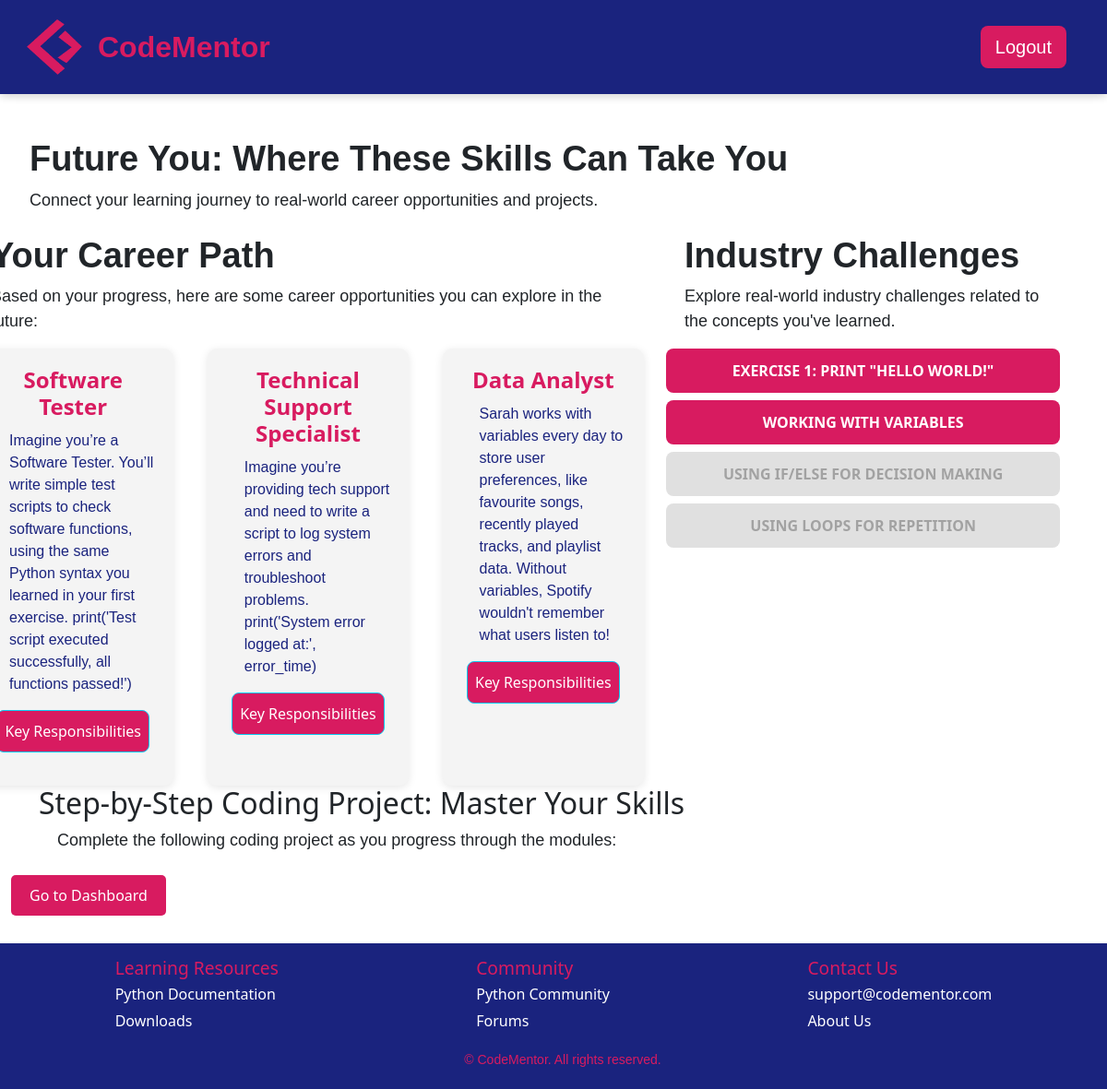
Page /future_you (signed in) on the earlier database version.
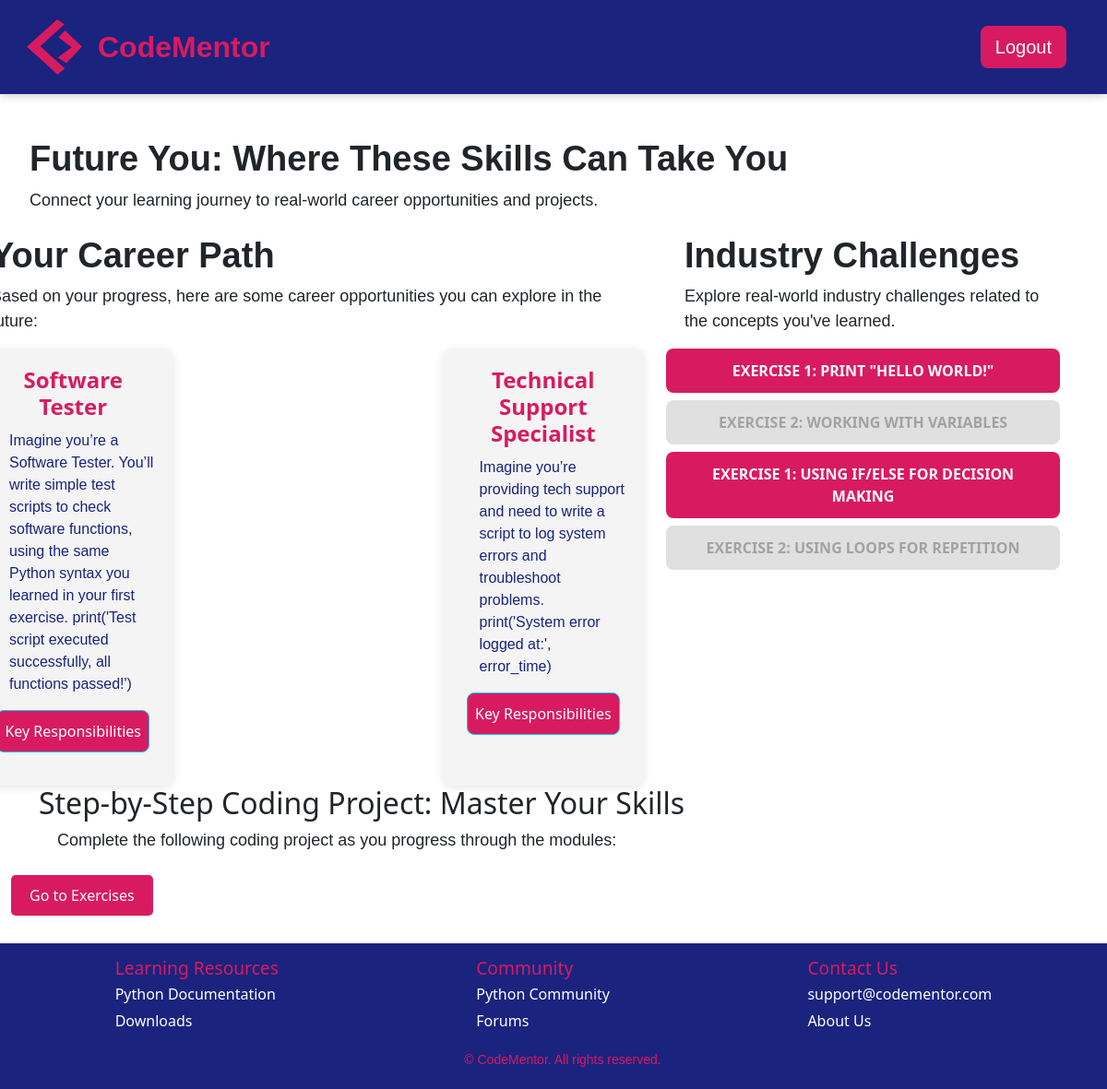
Same page on the later database version.
### app.py (models this page shows, shortened)
class CareerSuggestions(db.Model):
    CSid = db.Column(db.Integer, primary_key=True)
    title = db.Column(db.String(100), nullable=False)
    description = db.Column(db.Text, nullable=False)
    exerciseid = db.Column(db.Integer, db.ForeignKey('exercise.exerciseid'), nullable=True)  # Link to Exercise table
    keyresponsibilities = db.Column(db.Text, nullable=True)
    exercise = db.relationship('Exercise', backref='career_suggestions', lazy=True)  # Access career suggestions from exercise

class Exercise(db.Model):
    exerciseid = db.Column(db.Integer, primary_key=True)
    moduleid = db.Column(db.Integer, db.ForeignKey('module.moduleid'), nullable=False)
    title = db.Column(db.String(100), nullable=False)
    description = db.Column(db.Text, nullable=False)
    user_progress = db.relationship('UserExerciseProgress', backref='exercise', lazy=True)

### app.py (the view)
@app.route('/future_you', methods=['GET', 'POST'])
@login_required
def future_you():
    userid = current_user.userid  # Assuming `userid` is the primary key for the User model
    user_module_progress = UserModuleProgress.query.filter_by(userid=userid).first()
    if user_module_progress:
        current_module_id = user_module_progress.moduleid
    else:
        current_module_id = None  # Or handle if the user has no progress
    second_exercise_completed = check_if_second_exercise_completed(userid, current_module_id)
    exercises = Exercise.query.all()
    completed_exercises = UserExerciseProgress.query.filter_by(userid=userid).all()
    career_suggestions = []
    seen_exercise_ids = set()  # To avoid duplicate suggestions
    for completed_exercise in completed_exercises:
        exercise = Exercise.query.get(completed_exercise.exerciseid)
        if exercise and exercise.moduleid == current_module_id and completed_exercise.status == 'completed' and completed_exercise.exerciseid not in seen_exercise_ids:
            suggestions = CareerSuggestions.query.filter_by(exerciseid=exercise.exerciseid).all()
            career_suggestions.extend(suggestions)  # Add the career suggestions for this exercise
            seen_exercise_ids.add(completed_exercise.exerciseid)  # Track this exercise as processed
    completed_exercises = UserExerciseProgress.query.filter_by(userid=userid, status='completed').all()
    completed_exercise_ids = {ex.exerciseid for ex in completed_exercises}
    exercises_with_status = []
    for exercise in exercises:
        exercises_with_status.append({
            'exerciseid': exercise.exerciseid,
            'title': exercise.title,
            'is_completed': exercise.exerciseid in completed_exercise_ids  # Enable if completed
        })
    if request.method == 'POST':
        if second_exercise_completed:
            return redirect(url_for('dashboard'))
        else:
            return redirect(url_for('exercises', module_id=current_module_id))
    return render_template('future_you.html',
                           second_exercise_completed=second_exercise_completed,
                           career_suggestions=career_suggestions,
                           exercises_with_status=exercises_with_status)

### app.py (called while the page is built)
@login_manager.user_loader
def load_user(userid):
    return User.query.get(int(userid))

def check_if_second_exercise_completed(userid, module_id):
    second_exercise = Exercise.query.filter_by(moduleid=module_id).order_by(Exercise.exerciseid).offset(1).first()  # This grabs the second exercise based on the module
    if second_exercise:
        user_progress = UserExerciseProgress.query.filter_by(userid=userid, exerciseid=second_exercise.exerciseid).first()
        return user_progress is not None and user_progress.status == 'completed'
    return False

### templates/future_you.html (shortened to what this page needs)
{% extends 'base.html' %}
{% block content %}
    <div class="intro">
        <h1>Future You: Where These Skills Can Take You</h1>
        <p>Connect your learning journey to real-world career opportunities and projects.</p>
    </div>
<section class="future-you-section">
    <div class="container mt-4">
        <div class="row">
            <div class="col-md-8">
                <h1 class="text-left">Your Career Path</h1>
                <p class="text-left">Based on your progress, here are some career opportunities you can explore in the future:</p>
                <div class="career-path-boxes-container">
                    {% if career_suggestions %}
                    <div class="career-paths-container">
                        {% for career in career_suggestions %}
                            <div class="career-path-box">
                                <h3 class="career-title">{{ career.title }}</h3>
                                <p class="career-description">{{ career.description }}</p>
                                <button class="btn btn-info learn-more-btn" data-csid="{{ career.CSid }}">Key Responsibilities</button>
                            </div>
                        {% endfor %}
                    </div>
                    {% else %}
                        <p>No career suggestions available for this module yet.</p>
                    {% endif %}
                </div>
            </div>
            <div class="col-md-4">
                <div class="industry-challenges">
                    <h1>Industry Challenges</h1>
                    <p>Explore real-world industry challenges related to the concepts you've learned.</p>
                    <div class="d-grid gap-2">
                        {% for exercise in exercises_with_status %}
                            <button class="industry btn-primary"
                                {% if not exercise.is_completed %} disabled {% endif %}
                                    data-url="{{ url_for('industry_challenges', exercise_id=exercise.exerciseid) }}">
                                {{ exercise.title }}
                            </button>
                        {% endfor %}
                    </div>
                </div>
            </div>
        </div>
        <h2>Step-by-Step Coding Project: Master Your Skills</h2>
        <p>Complete the following coding project as you progress through the modules:</p>
    </div>
    {% if second_exercise_completed %}
        <form method="POST">
            <button type="submit" class="btn btn-custom">Go to Dashboard</button>
        </form>
    {% else %}
        <form method="POST">
            <button type="submit" class="btn btn-custom">Go to Exercises</button>
        </form>
    {% endif %}
</section>
{% endblock %}

### templates/base.html (shortened to what this page needs)
<!DOCTYPE html>
<html lang="en">
<head>
    <link rel="stylesheet" href="https://cdn.jsdelivr.net/npm/bootstrap@5.3.3/dist/css/bootstrap.min.css">
    <link rel="stylesheet" type="text/css" href="/static/css/styles.css">
    <link rel="stylesheet" href="https://cdnjs.cloudflare.com/ajax/libs/font-awesome/6.0.0-beta3/css/all.min.css">
</head>
<body>
    <header>
      <nav class="navbar navbar-expand-lg">
          <div class="container-fluid">
              <div class="logo-container d-flex align-items-center">
                  <svg width="20" height="20" viewBox="0 0 100 100"></svg>
                  <a class="navbar-brand" href="{{ url_for('home') }}">
                      <img src="/static/images/CMLogo.png" alt="CodeMentor Logo" class="logo-image">
                  </a>
                  <span class="logo-text">CodeMentor</span>
              </div>
              <div class="collapse navbar-collapse" id="navbarContent">
                <ul class="navbar-nav ms-auto d-flex gap-2">
                    {% if current_user.is_authenticated %}
                        {% if request.endpoint == 'exercises' %}
                            <li class="nav-item">
                              <a href="{{ url_for('dashboard') }}" class="btn btn-link back-arrow-btn">
                                  <i class="fas fa-arrow-left"></i>
                              </a>
                          </li>
                        {% else %}
                            <li class="nav-item">
                                <a href="{{ url_for('logout') }}" class="btn custom-btn-primary btn-lg">Logout</a>
                            </li>
                        {% endif %}
                    {% endif %}
                </ul>
              </div>
          </div>
      </nav>
    </header>
    <main class="container-fluid flex-grow-1">
        {% block content %}{% endblock %}
    </main>
    <div id="scroll-indicator" class="scroll-indicator">
    </div>
{% if request.endpoint not in ["login", "register", "dashboard", "exercises"] %}
<footer class="footer">
    <div class="footer-content">
      <div class="footer-section">
        <h3>Learning Resources</h3>
        <ul>
          <li><a href="https://www.python.org/doc/">Python Documentation</a></li>
          <li><a href="https://www.python.org/downloads/">Downloads</a></li>
        </ul>
      </div>
      <div class="footer-section">
        <h3>Community</h3>
        <ul>
          <li><a href="https://www.python.org/community/">Python Community</a></li>
          <li><a href="https://www.python.org/community/forums/">Forums</a></li>
        </ul>
      </div>
      <div class="footer-section">
        <h3>Contact Us</h3>
        <ul>
          <li><a href="mailto:support@codementor.com">support@codementor.com</a></li>
          <li><a href="https://codementor.com/about">About Us</a></li>
        </ul>
      </div>
    </div>
    <div class="footer-bottom">
      <p>&copy; {{ year }} CodeMentor. All rights reserved.</p>
    </div>
</footer>
{% endif %}
</body>
</html>

### static/css/styles.css (style rules this page uses)
header { box-shadow: 0 2px 10px rgba(0, 0, 0, 0.1); position: fixed; top: 0; width: 100%; z-index: 1000; }
body, html { margin: 0; padding: 0; height: 100%; }
body { display: flex; flex-direction: column; height: 100%; }
main { flex: 1; margin-top: 200px; }
h1 { font-weight: bold; font-size: 38px; font-family: Verdana, Geneva, Tahoma, sans-serif; margin-left: 20px; }
p { font-size: 18px; font-family: Verdana, Geneva, Tahoma, sans-serif; margin-left: 20px; }
.navbar { background: #1a237e; padding: 1rem 2rem; box-shadow: 0 2px 10px rgba(0,0,0,0.1); }
.logo-image { width: 60px; height: 60px; }
.logo-text { font-family: Verdana, Geneva, Tahoma, sans-serif; font-weight: bold; font-size: 32px; color: #D81B60; margin-left: 1px; display: inline-block; }
.logo-container { margin-left: -35px; }
.custom-btn-primary { background-color: #D81B60 !important; color: white !important; border: none !important; font-family: Verdana, Geneva, Tahoma, sans-serif; }
.navbar-nav { display: flex; flex-direction: row; gap: 15px; align-items: center; justify-content: flex-end; }
.scroll-indicator { position: fixed; bottom: 20px; left: 50%; transform: translateX(-50%); font-size: 2rem; color: #D81B60; cursor: pointer; animation: bounce 1.5s infinite; display: none; }
.footer { background-color: #1a237e; color: #ffffff; padding: 5px 20px; position: relative; width: 100%; margin-top: 30px; }
.footer-content { display: flex; justify-content: space-around; flex-wrap: wrap; gap: 5px; padding: 10px 0; }
.footer-section h3 { color: #D81B60; font-size: 1.2rem; margin-bottom: 5px; }
.footer-section ul { list-style: none; padding: 0; margin: 0; }
.footer-section ul li { margin-bottom: 5px; }
.footer-section ul li a { text-decoration: none; color: #ffffff; font-size: 1rem; }
.footer-bottom { text-align: center; margin-top: 5px; color: #D81B60; }
body, html { height: 100%; margin: 0; display: flex; flex-direction: column; }
.footer-bottom p { font-size: 14px; }
.intro { margin-top: -50px; padding-top: 0; margin-bottom: 20px; }
.col-md-8 { margin-left: -80px; padding-left: 20px; }
.industry-challenges { width: 120%; max-width: 500px; }
.career-paths-container { display: flex; flex-wrap: wrap; gap: 20px; justify-content: space-between; }
.career-path-box { background-color: #f4f4f4; padding: 20px; width: 30%; border-radius: 10px; box-shadow: 0 2px 10px rgba(0, 0, 0, 0.1); transition: transform 0.3s ease-in-out; text-align: center; }
.career-title { font-size: 1.5rem; font-weight: bold; color: #D81B60; text-decoration: none; }
.career-description { font-size: 1rem; color: #1a237e; margin-top: 10px; text-align: left; }
.btn-custom { background-color: #D81B60 !important; color: white; padding: 10px 20px; border: none; border-radius: 5px; font-size: 1rem; }
.learn-more-btn { background-color: #D81B60; color: white; padding: 10px 08px; font-size: 1rem; border-radius: 8px; }
.industry { background-color: #D81B60; color: white; border: none; padding: 12px 24px; font-size: 16px; font-weight: bold; text-transform: uppercase; border-radius: 8px; cursor: pointer; transition: background-color 0.3s ease, transform 0.2s ease; display: inline-block; text-align: center; }
.industry:disabled { background-color: #ccc; color: #666; cursor: not-allowed; box-shadow: none; opacity: 0.6; }

Differences in the rows shown:
no longer on this page (row unchanged): CareerSuggestions: title "Data Analyst", description "Sarah works with variables every day to store user preferences, like favourite songs, recently played tracks, and playlist data. Without variables, Spotify wouldn't remember what users listen to!"
changed Exercise: title "WORKING WITH VARIABLES" → "EXERCISE 2: WORKING WITH VARIABLES"
changed Exercise: title "USING IF/ELSE FOR DECISION MAKING" → "EXERCISE 1: USING IF/ELSE FOR DECISION MAKING"
changed Exercise: title "USING LOOPS FOR REPETITION" → "EXERCISE 2: USING LOOPS FOR REPETITION"
Other differences:
text no longer shown: "Go to Dashboard"
text now shown: "Go to Exercises"
